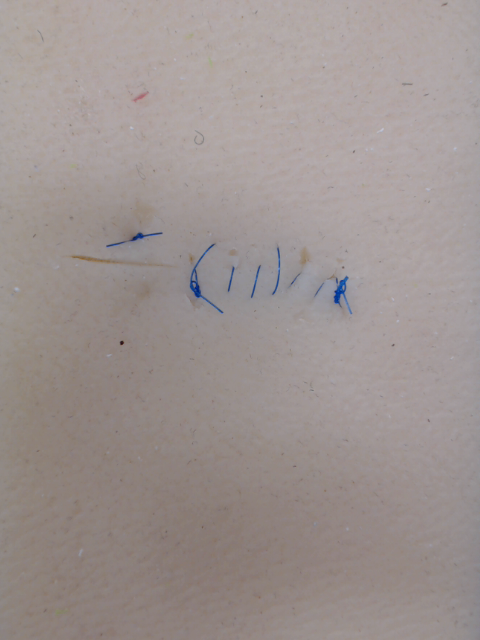
#> input picture opencv_frame_0.png, 480 x 640 px, found by its file name
$ python MeasuringLength.py
#> lines starting #> are read from the running program, lines starting #| are printed output that depends on the picture; after the words box and inside, x2 and y2 are one past the last pixel; in counts of white or black regions, pixels touching at a corner belong together
# -*- coding: utf-8 -*-
"""
Created on Wed Jun 22 19:36:42 2022

@author: Ahmed
"""

## MeasuringLength:- a preliminary program to measure line length from Hough [NOT LIVE]

import cv2
import numpy as np

path = r'C:\Users\ahmed\SURGIC\opencv_frame_0.png' # change this to the image-to-be-analyzed

# Read image
img_raw = cv2.imread(path, 0)
#> img_raw: shape (640, 480); min 28, max 196, mean 150.5
img_blur = cv2.GaussianBlur(img_raw,(5, 5), sigmaX = 0, sigmaY = 0)

# %% Canny Edge Detection
img_canny = cv2.Canny(image=img_blur, threshold1=50, threshold2=100)
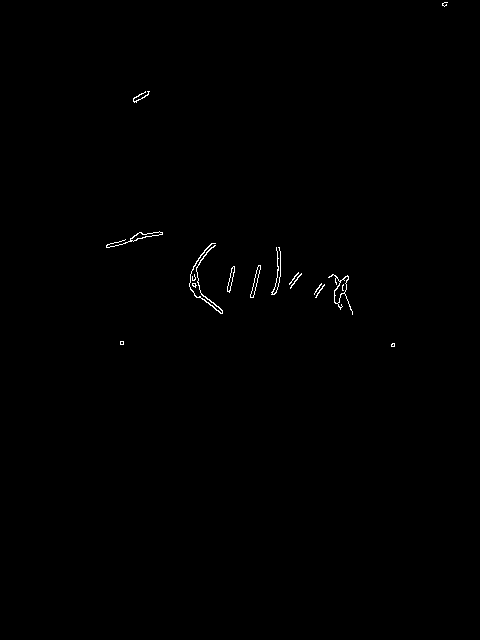
#> img_canny: shape (640, 480); 0.31% white in thin lines or dots, all inside (x1, y1, x2, y2) = (106, 2, 448, 347)

# Closing then Opening with a wide kernel
kernel = np.ones((5,5),np.uint8)
kernel2 = np.ones((2,6),np.uint8)
img_close = cv2.morphologyEx(img_canny, cv2.MORPH_CLOSE, kernel)
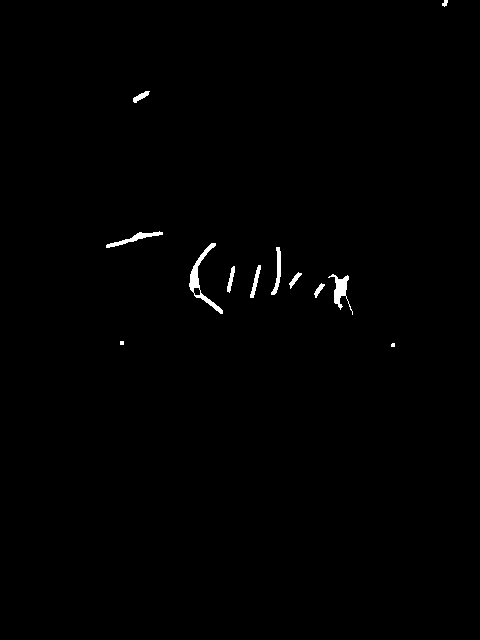
#> img_close: shape (640, 480); 0.57% white; 12 white regions (2 under 20 px), largest, box (x1, y1, x2, y2) and area: (189, 243, 223, 314) 468, (328, 274, 353, 315) 328, (106, 231, 163, 248) 253
img_open =  cv2.morphologyEx(img_close, cv2.MORPH_OPEN, kernel2)
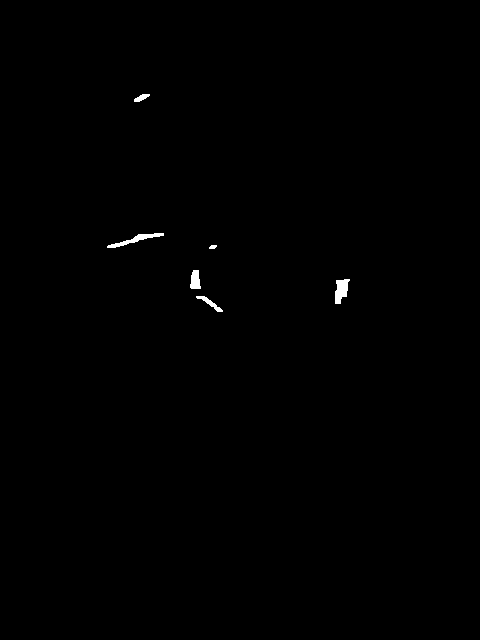
#> img_open: shape (640, 480); 0.29% white; 6 white regions, box (x1, y1, x2, y2) and area: (335, 279, 350, 304) 251, (107, 233, 164, 248) 245, (190, 270, 201, 289) 162, (196, 296, 223, 312) 121, (134, 94, 150, 102) 73, (209, 245, 217, 249) 26

# %% HOUGH TRANSFORM
rho = 1  # distance resolution in pixels of the Hough grid
theta = np.pi / 180  # angular resolution in radians of the Hough grid
threshold = 15  # minimum number of votes (intersections in Hough grid cell)
min_line_length = 50  # minimum number of pixels making up a line
max_line_gap = 20  # maximum gap in pixels between connectable line segments
line_image = np.copy(img_raw) * 0  # creating a blank to draw lines on
#> line_image: shape (640, 480); every value is 0

# Run Hough on edge detected image
# Output "lines" is an array containing endpoints of detected line segments
lines = cv2.HoughLinesP(img_close, rho, theta, threshold, np.array([]),
                    min_line_length, max_line_gap)
#> lines = [[106, 245, 161, 232], [229, 281, 291, 287], [106, 246, 158, 233]]

for line in lines:
    for x1,y1,x2,y2 in line:
        cv2.line(line_image,(x1,y1),(x2,y2),(255,0,0),5)
#> this loop made 3 passes
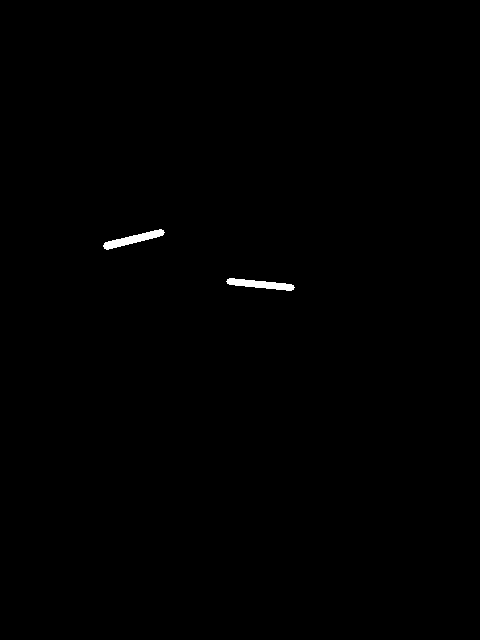
#> line_image: shape (640, 480); 0.3% white; 2 white regions, box (x1, y1, x2, y2) and area: (103, 229, 165, 250) 469, (226, 278, 295, 291) 463

# Draw the lines on the  image
lines_edges = cv2.addWeighted(img_raw, 0.8, line_image, 1, 0)
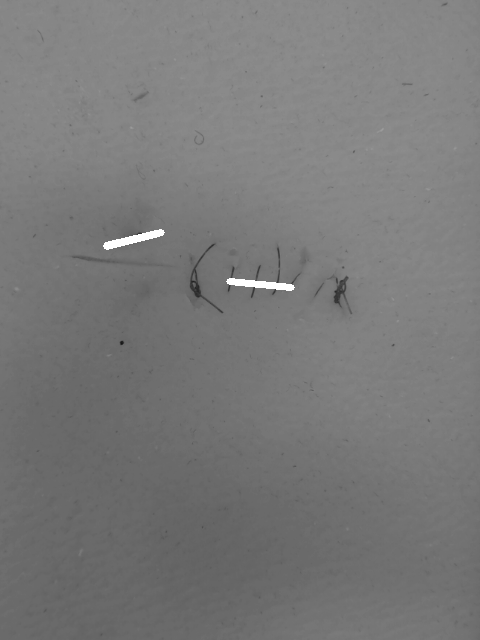
#> lines_edges: shape (640, 480); min 22, max 255, mean 120.8

# %% Display
img_cat = np.concatenate((img_raw, img_canny, img_close, img_open, lines_edges),axis=1)
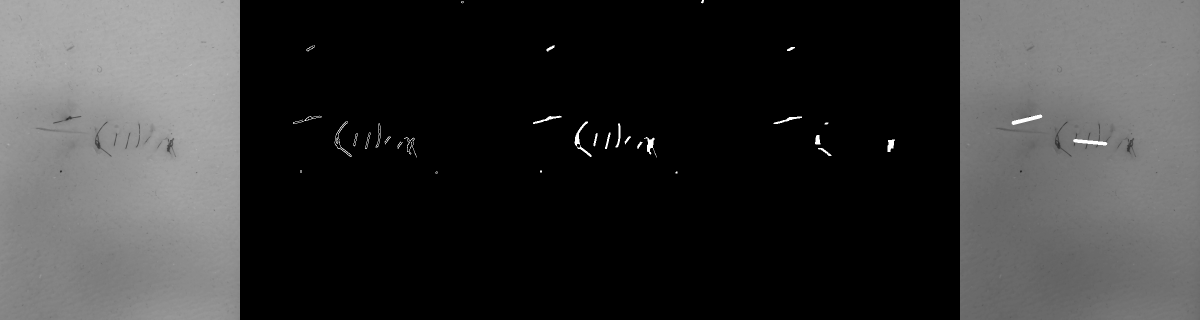
#> img_cat: shape (640, 2400) (shown at 1/2 size); min 0, max 255, mean 54.9
cv2.namedWindow('img_cat', cv2.WINDOW_NORMAL)
cv2.imshow('img_cat', img_cat)
cv2.waitKey(0)
cv2.destroyAllWindows()
